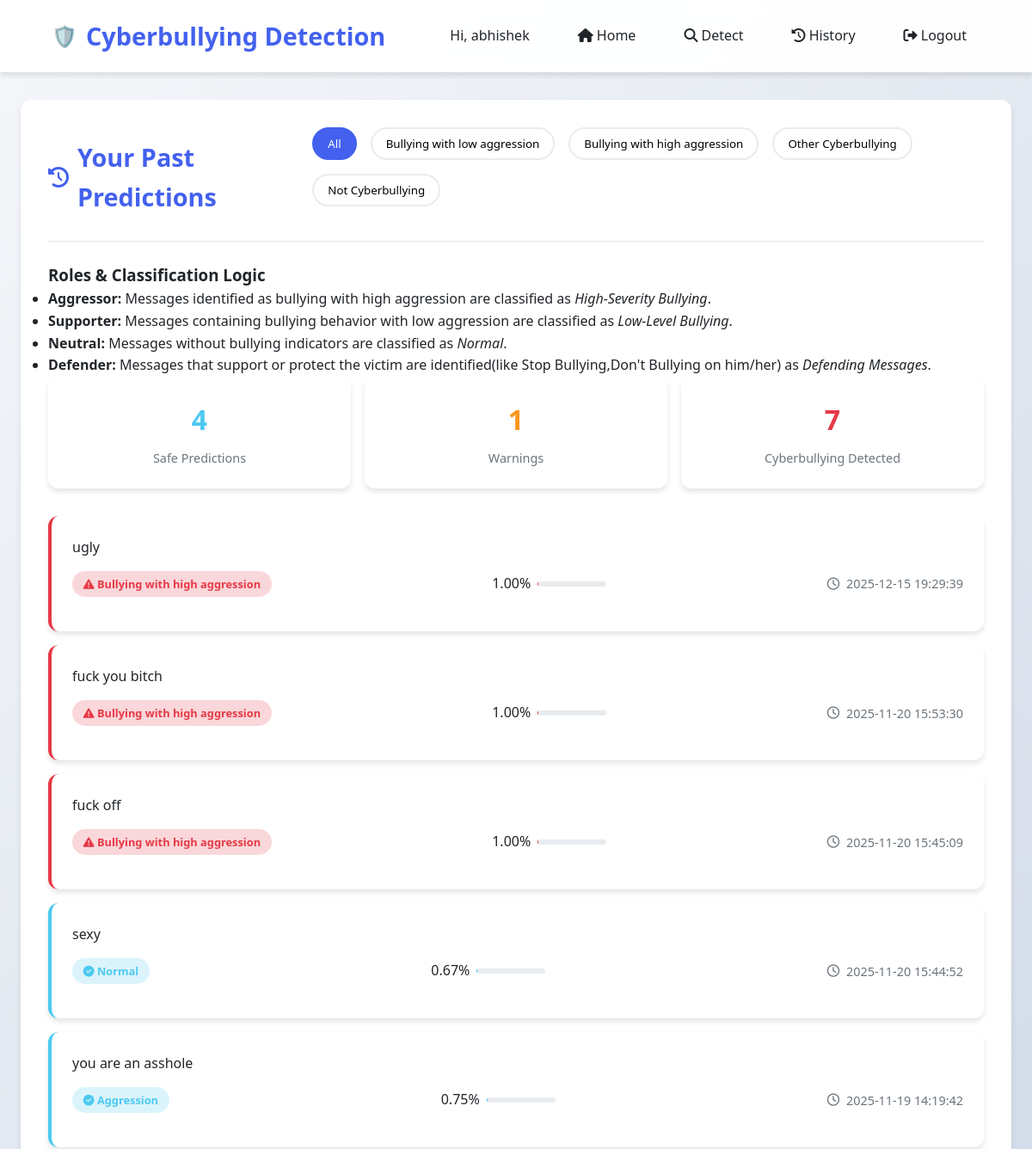
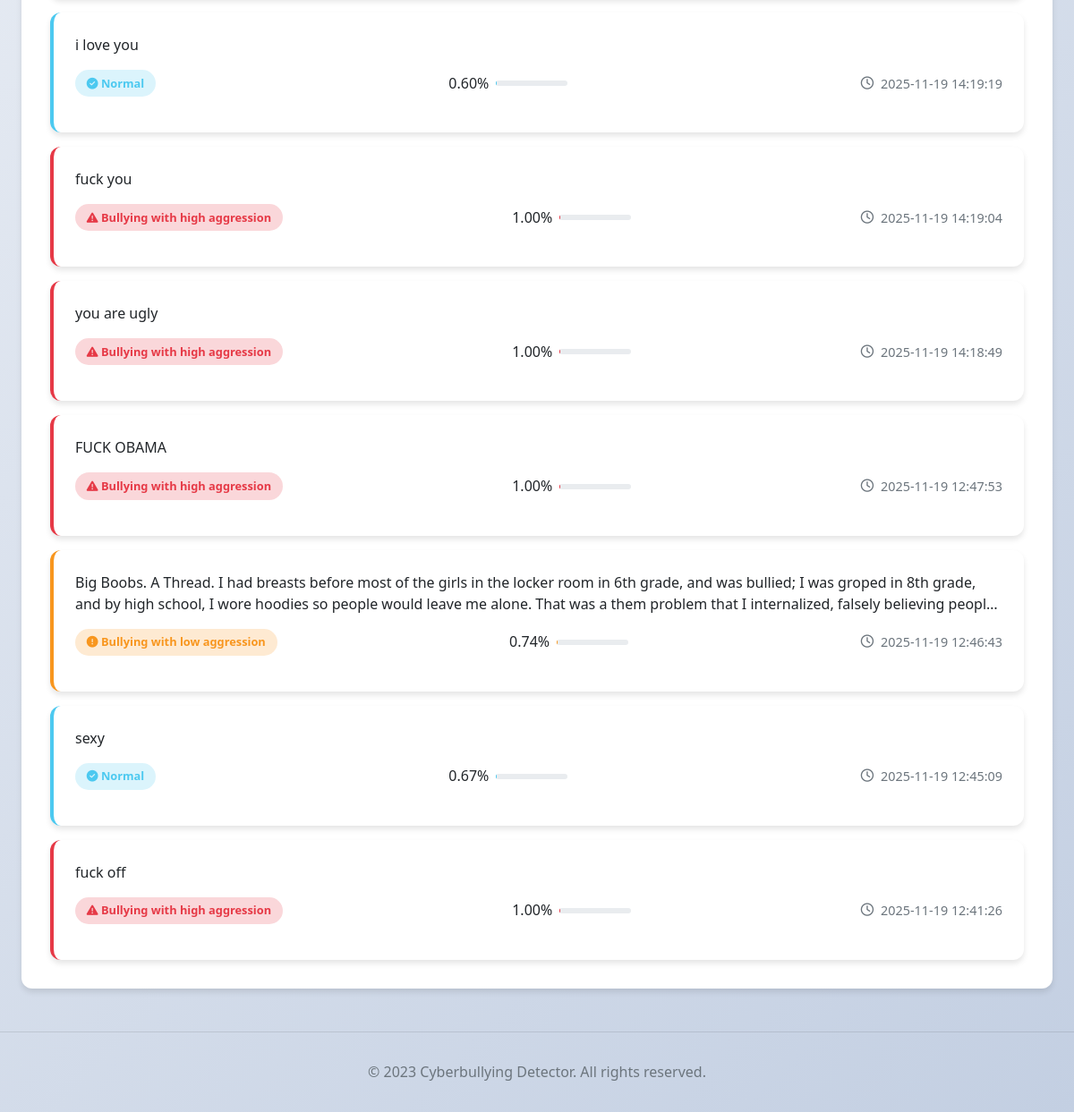
Screenshot of /history (signed in) with the database file from the repository (2 pictures, top to bottom).
### tables this page shows
CREATE TABLE predictions (
            id INTEGER PRIMARY KEY AUTOINCREMENT,
            user_id INTEGER NOT NULL,
            input_text TEXT NOT NULL,
            prediction_label TEXT NOT NULL,
            confidence REAL,
            created_at TEXT DEFAULT CURRENT_TIMESTAMP,
            FOREIGN KEY (user_id) REFERENCES users(id)
        );

### app.py (the view)
    def wrapper(*args, **kwargs):
        if "user_id" not in session:
            flash("Please login to continue.", "warning")
            return redirect(url_for("login"))
        return view_func(*args, **kwargs)

### app.py (called while the page is built)
def get_db_connection():
    conn = sqlite3.connect(DB_NAME, timeout=20)
    conn.row_factory = sqlite3.Row
    return conn

def current_user():
    if "user_id" in session:
        return {
            "id": session["user_id"],
            "username": session.get("username"),
        }
    return None

def login_required(view_func):
    def wrapper(*args, **kwargs):
        if "user_id" not in session:
            flash("Please login to continue.", "warning")
            return redirect(url_for("login"))
        return view_func(*args, **kwargs)
    wrapper.__name__ = view_func.__name__
    return wrapper

@app.route("/history")
@login_required
def history():
    conn = get_db_connection()
    try:
        cur = conn.cursor()
        cur.execute(
            """
            SELECT input_text, prediction_label, confidence, created_at
            FROM predictions
            WHERE user_id = ?
            ORDER BY id DESC
            LIMIT 100
            """,
            (session["user_id"],),
        )
        rows = cur.fetchall()
    finally:
        conn.close()
    return render_template("history.html", user=current_user(), rows=rows)

### templates/history.html (shortened to what this page needs)
<!DOCTYPE html>
<html lang="en">
<head>
    <link rel="stylesheet" href="https://cdnjs.cloudflare.com/ajax/libs/font-awesome/6.4.0/css/all.min.css">
</head>
<body>
    <nav class="navbar">
        <div class="nav-left">Cyberbullying Detection</div>
        <div class="nav-right">
            {% if user %}
                <span>Hi, {{ user.username }}</span>
                <a href="/"><i class="fas fa-home"></i> Home</a>
                <a href="/detector"><i class="fas fa-search"></i> Detect</a>
                <a href="/history"><i class="fas fa-history"></i> History</a>
                <a href="/logout"><i class="fas fa-sign-out-alt"></i> Logout</a>
            {% else %}
                <a href="{{ url_for('login') }}"><i class="fas fa-sign-in-alt"></i> Login</a>
                <a href="{{ url_for('register') }}"><i class="fas fa-user-plus"></i> Register</a>
            {% endif %}
        </div>
    </nav>
    <div class="container">
        <div class="card">
            <div class="card-header">
                <h2><i class="fas fa-history"></i> Your Past Predictions</h2>
                <div class="history-filters">
                    <button class="filter-btn active" data-filter="all">All</button>
                    <button class="filter-btn" data-filter="bullying_low">Bullying with low aggression</button>
                    <button class="filter-btn" data-filter="bullying_high">Bullying with high aggression</button>
                    <button class="filter-btn" data-filter="other_cyberbullying">Other Cyberbullying</button>
                    <button class="filter-btn" data-filter="not_cyberbullying">Not Cyberbullying</button>
                </div>
            </div>
            <div class="card-body">
            <h3 class="section-title">Roles & Classification Logic</h3>
            <ul class="roles-list">
                <li>
                    <strong>Aggressor:</strong>
                    Messages identified as bullying with high aggression
                    are classified as <em>High-Severity Bullying</em>.
                </li>
                <li>
                    <strong>Supporter:</strong>
                    Messages containing bullying behavior with low aggression
                    are classified as <em>Low-Level Bullying</em>.
                </li>
                <li>
                    <strong>Neutral:</strong>
                    Messages without bullying indicators are classified
                    as <em>Normal</em>.
                </li>
                <li>
                    <strong>Defender:</strong>
                    Messages that support or protect the victim are identified(like Stop Bullying,Don't Bullying on him/her)
                    as <em>Defending Messages</em>.
                </li>
            </ul>
            </div>
            {% if rows %}
            <div class="history-stats">
                <div class="stat-card stat-safe">
                    <div class="stat-value" id="safeCount">0</div>
                    <div class="stat-label">Safe Predictions</div>
                </div>
                <div class="stat-card stat-warning">
                    <div class="stat-value" id="warningCount">0</div>
                    <div class="stat-label">Warnings</div>
                </div>
                <div class="stat-card stat-danger">
                    <div class="stat-value" id="dangerCount">0</div>
                    <div class="stat-label">Cyberbullying Detected</div>
                </div>
            </div>
            <div class="history-items" id="historyContainer">
                {% for r in rows %}
                <div class="history-item
                    {% if r['prediction_label'] == 'Bullying with high aggression' or r['prediction_label'] == 'other_cyberbullying' %}
                        danger
                    {% elif r['prediction_label'] == 'Bullying with low aggression' %}
                        warning
                    {% else %}
                        safe
                    {% endif %}"
                    data-type="{% if r['prediction_label'] == 'Bullying with high aggression' %}bullying_high{% elif r['prediction_label'] == 'Bullying with low aggression' %}bullying_low{% elif r['prediction_label'] == 'other_cyberbullying' %}other_cyberbullying{% else %}not_cyberbullying{% endif %}">
                    <div class="history-content">
                        <div class="history-text">{{ r['input_text'] }}</div>
                        <div class="history-details">
                            <div class="history-prediction">
                                <span class="prediction-badge
                                    {% if r['prediction_label'] == 'Bullying with high aggression' or r['prediction_label'] == 'other_cyberbullying' %}
                                        badge-danger
                                    {% elif r['prediction_label'] == 'Bullying with low aggression' %}
                                        badge-warning
                                    {% else %}
                                        badge-safe
                                    {% endif %}">
                                    <i class="fas fa-{% if r['prediction_label'] == 'Bullying with high aggression' or r['prediction_label'] == 'other_cyberbullying' %}exclamation-triangle{% elif r['prediction_label'] == 'Bullying with low aggression' %}exclamation-circle{% else %}check-circle{% endif %}"></i>
                                    {{ r['prediction_label'] }}
                                </span>
                            </div>
                            {% if r['confidence'] is not none %}
                            <div class="history-confidence">
                                <span>{{ "%.2f"|format(r['confidence']) }}%</span>
                                <div class="confidence-bar">
                                </div>
                            </div>
                            {% endif %}
                            <div class="history-time">
                                <i class="far fa-clock"></i>
                                {{ r['created_at'] }}
                            </div>
                        </div>
                    </div>
                </div>
                {% endfor %}
            </div>
            {% endif %}
        </div>
    </div>
    <div class="footer">
        <p>&copy; 2023 Cyberbullying Detector. All rights reserved.</p>
    </div>
</body>
</html>

### rows the page displays
predictions: input_text "ugly", prediction_label "Bullying with high aggression", confidence "1.00", created_at "2025-12-15 19:29:39"
predictions: input_text "fuck you bitch", prediction_label "Bullying with high aggression", confidence "1.00", created_at "2025-11-20 15:53:30"
predictions: input_text "fuck off", prediction_label "Bullying with high aggression", confidence "1.00", created_at "2025-11-20 15:45:09"
predictions: input_text "sexy", prediction_label "Normal", confidence "0.67", created_at "2025-11-20 15:44:52"
predictions: input_text "you are an asshole", prediction_label "Aggression", confidence "0.75", created_at "2025-11-19 14:19:42"
predictions: input_text "i love you", prediction_label "Normal", confidence "0.60", created_at "2025-11-19 14:19:19"
predictions: input_text "fuck you", prediction_label "Bullying with high aggression", confidence "1.00", created_at "2025-11-19 14:19:04"
predictions: input_text "you are ugly", prediction_label "Bullying with high aggression", confidence "1.00", created_at "2025-11-19 14:18:49"
predictions: input_text "FUCK OBAMA", prediction_label "Bullying with high aggression", confidence "1.00", created_at "2025-11-19 12:47:53"
predictions: input_text "Big Boobs. A Thread. I had breasts before most of the girls in the locker room in 6th grade, and was bullied; I was groped in 8th grade, and by high school, I wore hoodies so people would leave me alone. That was a them problem that I internalized, falsely believing…", prediction_label "Bullying with low aggression", confidence "0.74", created_at "2025-11-19 12:46:43"
predictions: input_text "sexy", prediction_label "Normal", confidence "0.67", created_at "2025-11-19 12:45:09"
predictions: input_text "fuck off", prediction_label "Bullying with high aggression", confidence "1.00", created_at "2025-11-19 12:41:26"

### other values shown
{{ user.username }} "abhishek"
